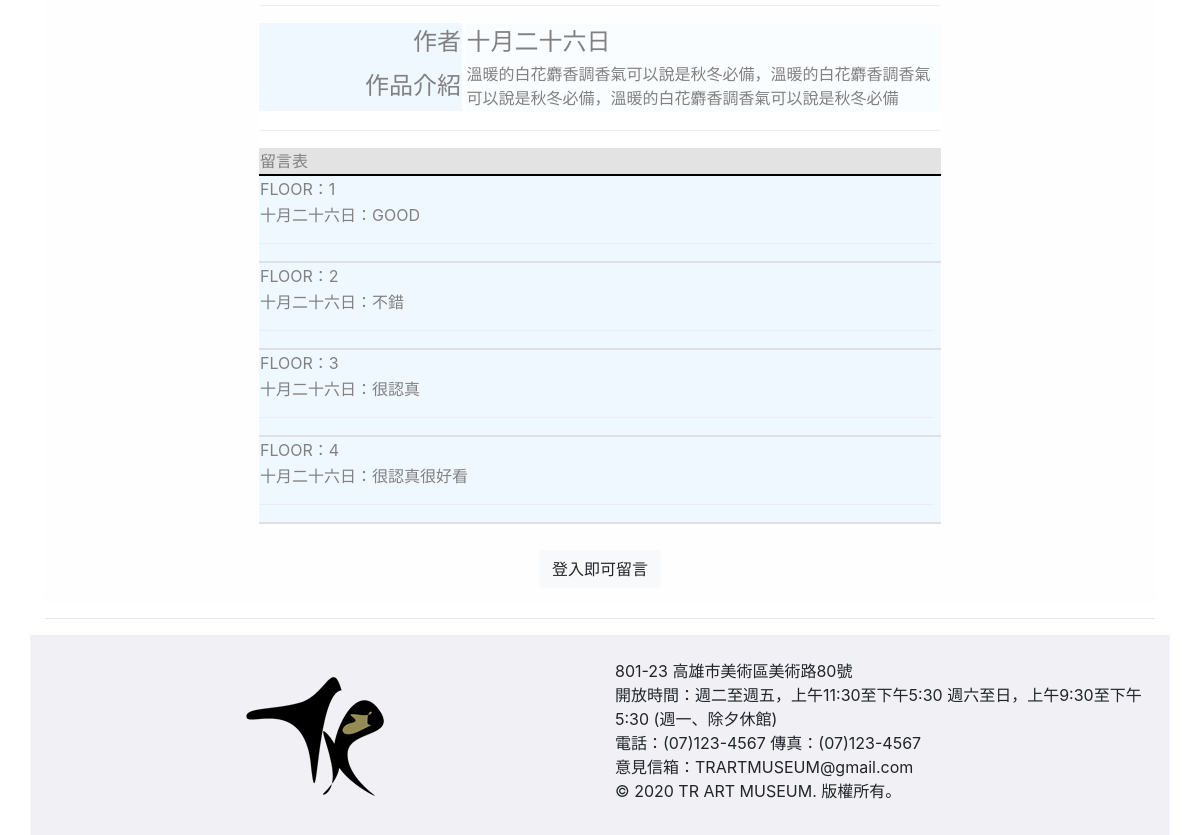
The page /works.php?wid=3 (lower part) on the database as committed earlier.
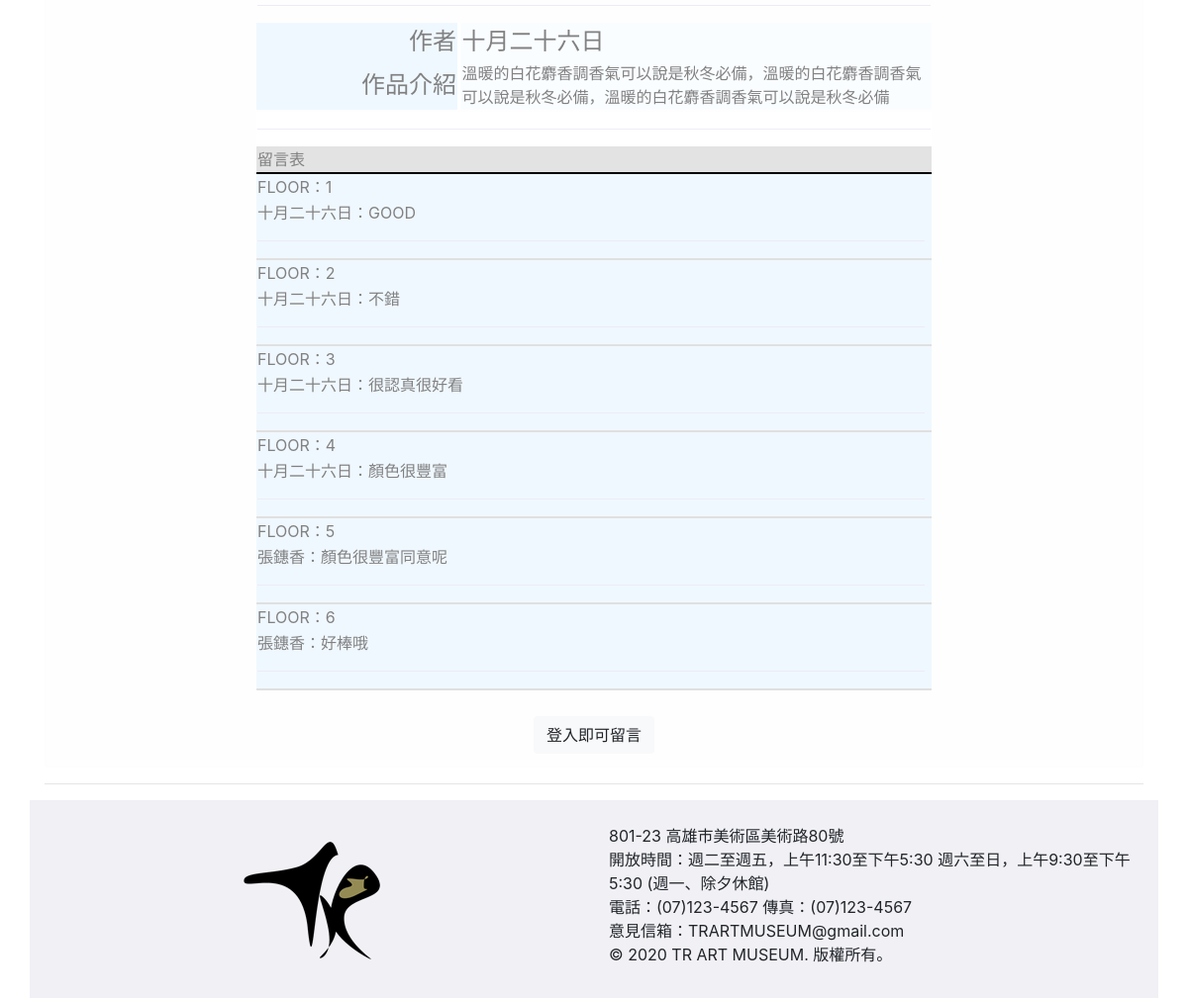
The same page on the database as committed later.
### tables this page shows
CREATE TABLE `message` (
  `messageid` int(11) NOT NULL,
  `mid` varchar(200) NOT NULL,
  `wid` varchar(200) NOT NULL,
  `message` varchar(200) NOT NULL
);

CREATE TABLE `mem` (
  `id` int(11) NOT NULL,
  `name` varchar(100) NOT NULL,
  `username` varchar(100) NOT NULL,
  `password` varchar(100) NOT NULL,
  `birth` varchar(100) NOT NULL,
  `phone` varchar(100) NOT NULL
);

### works.php (the view, shortened to what this page needs)
<?php
  $user_type = $_SESSION["user_type"];
  $wid = $_GET["wid"];
     require "includes/db.php";
    $sql = "SELECT * FROM works WHERE wid='$wid'";
    $result = $conn->query($sql);
    if ($result->num_rows > 0) {
        while($row = $result->fetch_assoc()) {
           $mid = $row["mid"];
           $wintroduction = $row["wintroduction"];
          $sql = "SELECT * FROM mem WHERE id='$mid'";
          $result = $conn->query($sql);
          if ($result->num_rows > 0) {
              while($row = $result->fetch_assoc()) {
                $mwname = $row["name"];
              }
          }
        }
    }
?>
<!doctype html>
<html lang="en">
  <head>
    <link rel="stylesheet" href="https://stackpath.bootstrapcdn.com/bootstrap/4.5.2/css/bootstrap.min.css">
  </head>
  <body>
<div class="container" style="margin:0px auto">
    <br>
<div class="alert alert-light" role="alert" style="width: 100%" >
<table align="center" width="80%">
  <tr>
    <td>
      <table align="center" width="80%">
        <tr><td colspan="3"><hr></td></tr>
        <tr height="30%">
          <td width="29.75%" align="right" bgcolor="#f0f8ff">
            <font size="5">作者</font>
           </td>
          <td width="0.5%" bgcolor="#ffffff"></td>
          <td width="69.5%" align="left" bgcolor="#fafdff">
            <font size="5"><?php echo "$mwname"; ?></font>
          </td>
        </tr>
        <tr>
          <td width="29.75%" align="right" bgcolor="#f0f8ff">
            <font size="5">作品介紹</font>
          </td>
          <td width="0.5%" bgcolor="#ffffff" ></td>
          <td width="69.7%" align="left" bgcolor="#fafdff">
            <font size="3"><?php echo "$wintroduction"; ?></font>
          </td>
        </tr>
      </table>
    </td>
  </tr>
  <tr>
    <td>
      <table align="center" width="80%" bgcolor="#f0f8ff">
        <tr><td bgcolor="#ffffff"  colspan="2"><hr></td></tr>
        <tr><td bgcolor="#e3e3e3"   colspan="2">留言表</td></tr>
        <tr><td colspan="2" height="2px" bgcolor="#000000"></td></tr>
          <?php
          $sql = "SELECT * FROM message WHERE wid='$wid'";
              $result = $conn->query($sql);
              if ($result->num_rows > 0) {
                $number = 1;
                while($row = $result->fetch_assoc()) {
                     $mid = $row["mid"];
                     $message = $row["message"];
                     $sql = "SELECT * FROM mem WHERE id='$mid'";
                     $res = $conn->query($sql);
                      if ($res->num_rows > 0) {
                        while($row = $res->fetch_assoc()) {
                                $mname = $row["name"];
                          }}
          ?>
        <tr><td   colspan="2">FLOOR：<?php echo"$number"; ?></td></tr>
        <tr><td>
            <?php echo"<p>$mname"."："."$message</p>"; ?>
            <hr>
            </td>
            <td align="right">
            </td>
        </tr>
          <tr><td colspan="2" height="2px" bgcolor="#e0e0e0"></td></tr>
          <?php $number = $number+1;  } } $conn->close(); ?>
      </table>
    </td>
  </tr>
  <?php if ($user_type!=NULL) { ?>
      <tr>
        <td>
          <table align="center" width="80%" bgcolor="#e3e3e3">
            <form method="POST" action="message.php">
            <tr>
              <td width="10%" align="right">
                留言：
              </td>
              <td width="80%">
                <textarea name="message" rows="3" cols="40" style=width:100% required></textarea>
               <?php echo "<input type='hidden' name='wid' value='$wid' size='15'>"; ?>
              </td>
              <td width="10%">
                <P align="center"><button type="submit" class="btn btn-dark" >留言</button></P>
              </td>
            </tr>
            </form>
          </table>
        </td>
      </tr>
  <?php } else{
    echo "<tr align='center'><td>
    <br>
    <a href='page005.php'>
      <button type='button' class='btn btn-light'>登入即可留言</button>
    </a>
    </td></tr>";} ?>
</table>
</div>
    <hr>
      <?php require "includes/footer.php";?>
    </div>
</body>
</html>

Rows that differ between the two databases and show on the page:
removed message: mem.name "十月二十六日", message "很認真"
added message: mem.name "十月二十六日", message "顏色很豐富"
added message: mem.name "張鏸香", message "顏色很豐富同意呢"
added message: mem.name "張鏸香", message "好棒哦"
